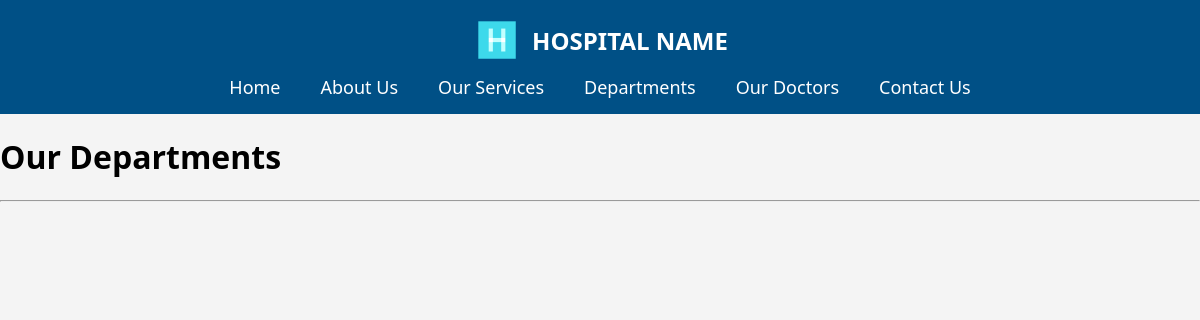
The app's page /dept/, older data.
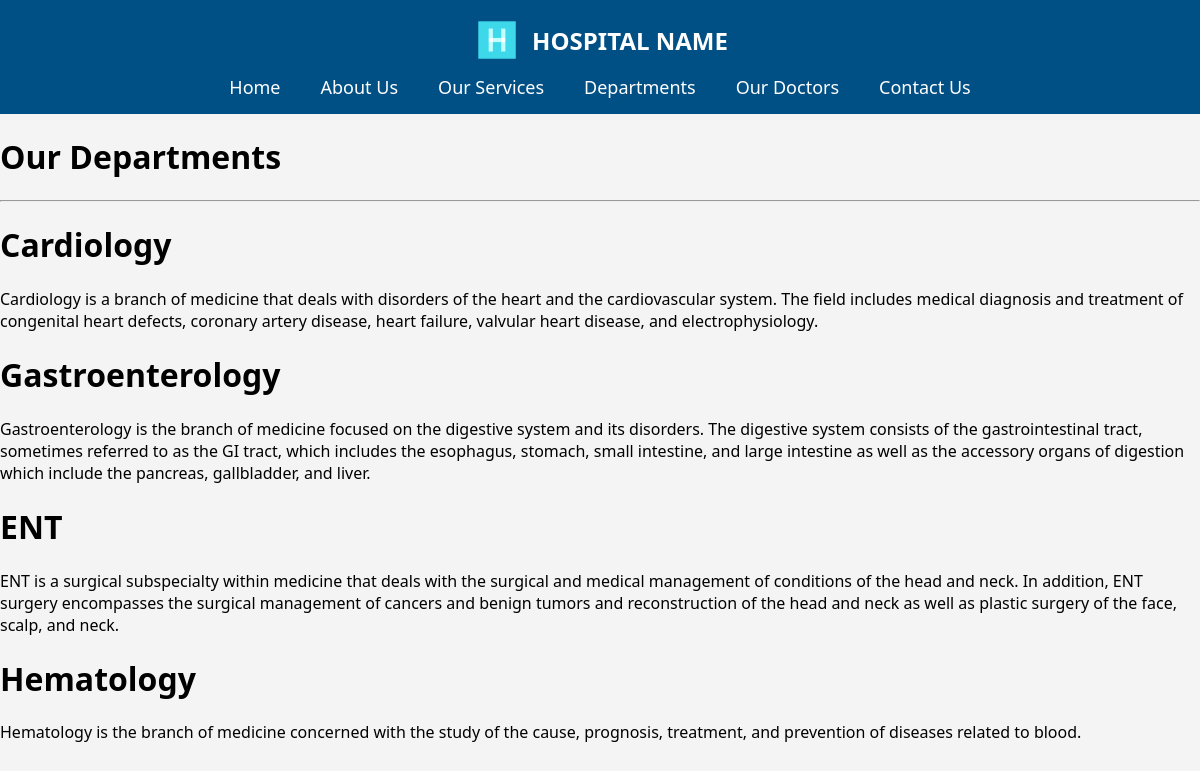
The same page, newer data.
### home/models.py (models this page shows)
class Departments(models.Model):
    dep_name = models.CharField(max_length=100)
    dep_description = models.TextField()

### home/views.py (the view)
# urls.py: path('dept/', views.dept,name='dept'),
def dept(request):
    dict_deptt={
        'deptt': Departments.objects.all()
    }
    return render(request,'department.html', dict_deptt)

### templates/department.html (shortened to what this page needs)
{% extends "basic.html" %}
{%block content%}
<h1 class="text-center"> Our Departments</h1>
<hr>
{% for d in deptt %}
<div>
    <h1>{{d.dep_name}}</h1>
    <p>{{d.dep_description}}</p>
</div>
{% endfor %}
{%endblock%}

### templates/basic.html (shortened to what this page needs)
{% load static %}
<!DOCTYPE html>
<html lang="en">
<head>
    <link rel="stylesheet" href="{% static 'css/style.css' %}">
</head>
<body>
    <nav>
        <div class="logo">
            <img src="{% static 'images/icon_hos.png' %}" alt="Hospital Logo">
            <span class="hospital-name">Hospital Name</span>
        </div>
        <div class="nav-links">
            <a href="{%  url 'home' %}">Home</a>
            <a href="{%  url 'about' %}">About Us</a>
            <a href="{%  url 'booking' %}">Our Services</a>
            <a href="{%  url 'dept' %}">Departments</a>
            <a href="{%  url 'doctor' %}">Our Doctors</a>
            <a href="{%  url 'contact' %}">Contact Us</a>
        </div>
    </nav>
    {% block content%}{% endblock  %}
</body>
</html>

### static/css/style.css (style rules this page uses)
body { font-family: 'Segoe UI'; margin: 0; padding: 0; background-color: #f4f4f4; }
nav { background-color: #005086; color: #fff; padding: 15px 0; text-align: center; }
.logo { display: flex; align-items: center; justify-content: center; margin-bottom: 10px; }
.logo img { width: 50px; margin-right: 10px; }
.hospital-name { font-size: 24px; font-weight: bold; text-transform: uppercase; }
.nav-links { display: flex; justify-content: center; }
nav a { color: #fff; text-decoration: none; margin: 0 20px; font-size: 18px; }

Row changes from the older to the newer data that the page shows:
added Departments: dep_name "Cardiology", dep_description "Cardiology is a branch of medicine that deals with disorders of the heart and the cardiovascular system. The field includes medical diagnosis and treatment of congenital heart defects, coronary artery disease, heart failure, valvular heart disease, and electrophysiology."
added Departments: dep_name "Gastroenterology", dep_description "Gastroenterology is the branch of medicine focused on the digestive system and its disorders. The digestive system consists of the gastrointestinal tract, sometimes referred to as the GI tract, which includes the esophagus, stomach, small intestine, and large intestine as well as the accessory organs of digestion which include the pancreas, gallbladder, and liver."
added Departments: dep_name "ENT", dep_description "ENT is a surgical subspecialty within medicine that deals with the surgical and medical management of conditions of the head and neck. In addition, ENT surgery encompasses the surgical management of cancers and benign tumors and reconstruction of the head and neck as well as plastic surgery of the face, scalp, and neck."
added Departments: dep_name "Hematology", dep_description "Hematology is the branch of medicine concerned with the study of the cause, prognosis, treatment, and prevention of diseases related to blood."
